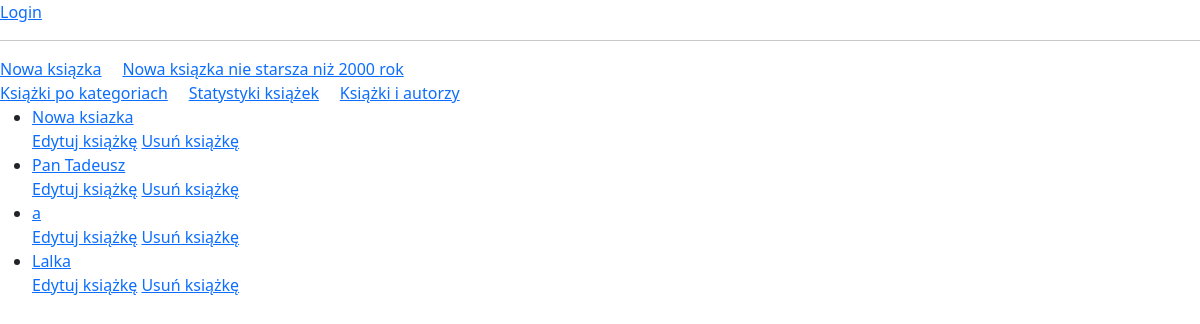
The app's page /book/, older data.
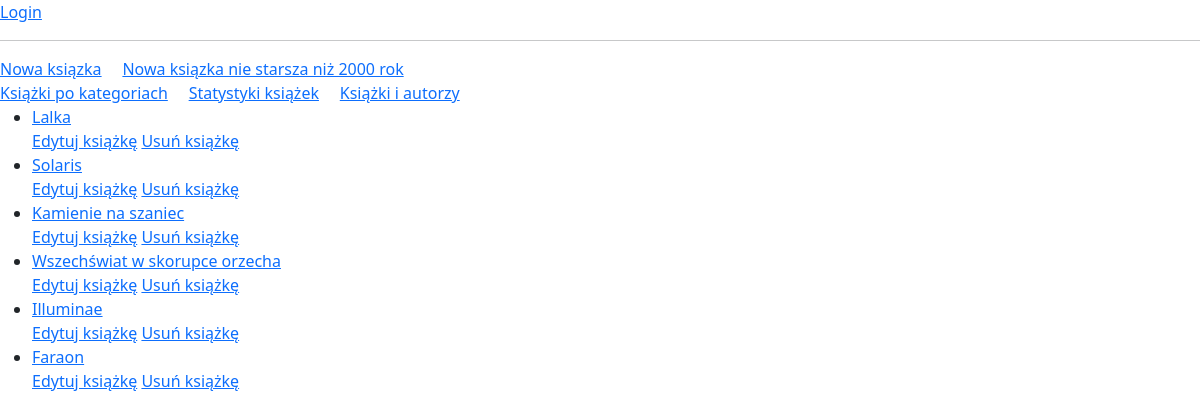
The same page, newer data.
### books/models.py (models this page shows, shortened)
class Book(models.Model):
    title = models.CharField(max_length=255)
    publication_year = models.IntegerField()

### books/views.py (the view)
# urls.py: path('', all_books, name='all_books'),
def all_books(request):
    books=Book.objects.all()
    context = {'books': books}
    return render(request, 'book/all-books.html', context)

### templates/book/all-books.html (shortened to what this page needs)
{% extends 'book/main.html' %}
{% block page %}
{% if user.is_authenticated %}
Witaj {{ user.username }}<br>
<a href="{% url 'logout' %}">Logout</a>
{% else %}
<a href="{% url 'login' %}">Login</a>
{% endif %}
<hr>
<a href="{% url 'create_book2' %}">Nowa ksiązka</a>&nbsp;&nbsp;&nbsp;&nbsp;
<a href="{% url 'create_over_2000' %}">Nowa ksiązka nie starsza niż 2000 rok</a>&nbsp;&nbsp;&nbsp;&nbsp;
<br>
<a href="{% url 'books_category' %}">Książki po kategoriach</a>&nbsp;&nbsp;&nbsp;&nbsp;
<a href="{% url 'stat_books' %}">Statystyki książek</a>&nbsp;&nbsp;&nbsp;&nbsp;
<a href="{% url 'authors_by_books' %}">Książki i autorzy</a>
{% if books %}
<ul>
    {% for book in books %}
    <li><a href="{% url 'one_book' book.id %}">{{ book.title }}</a></li>
    <a href="{% url 'edit_book2' book.id %}">Edytuj książkę</a>
    <a href="{% url 'delete_book' book.id %}">Usuń książkę</a>
    {% endfor %}
</ul>
{% else %}
<p>Brak książek w bazie danych.</p>
{% endif %}
{% endblock %}

Row changes from the older to the newer data that the page shows:
removed Book: title "Nowa ksiazka"
removed Book: title "Pan Tadeusz"
removed Book: title "a"
added Book: title "Solaris"
added Book: title "Kamienie na szaniec"
added Book: title "Wszechświat w skorupce orzecha"
added Book: title "Illuminae"
added Book: title "Faraon"
